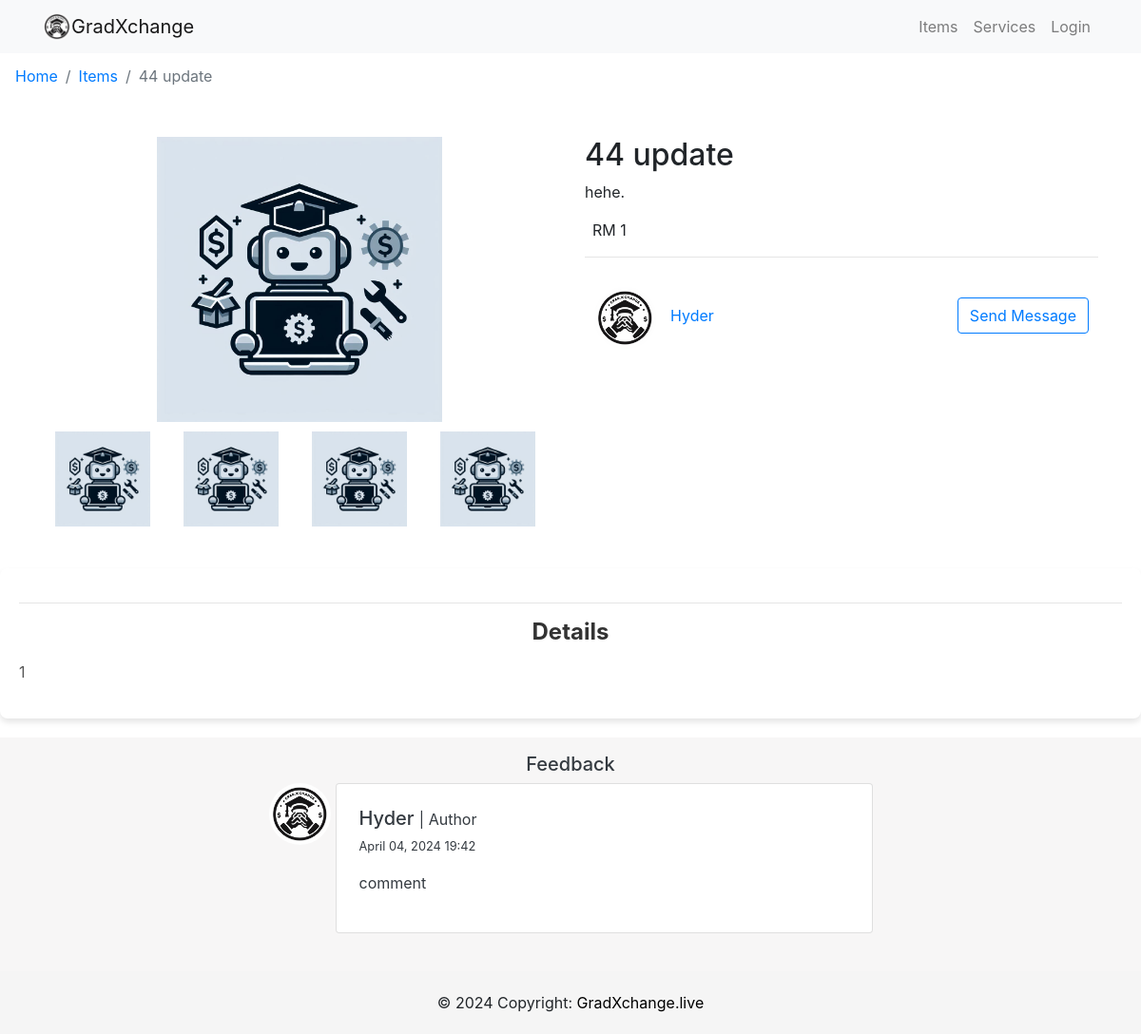
/item/33/, run on an earlier commit of the app's database.
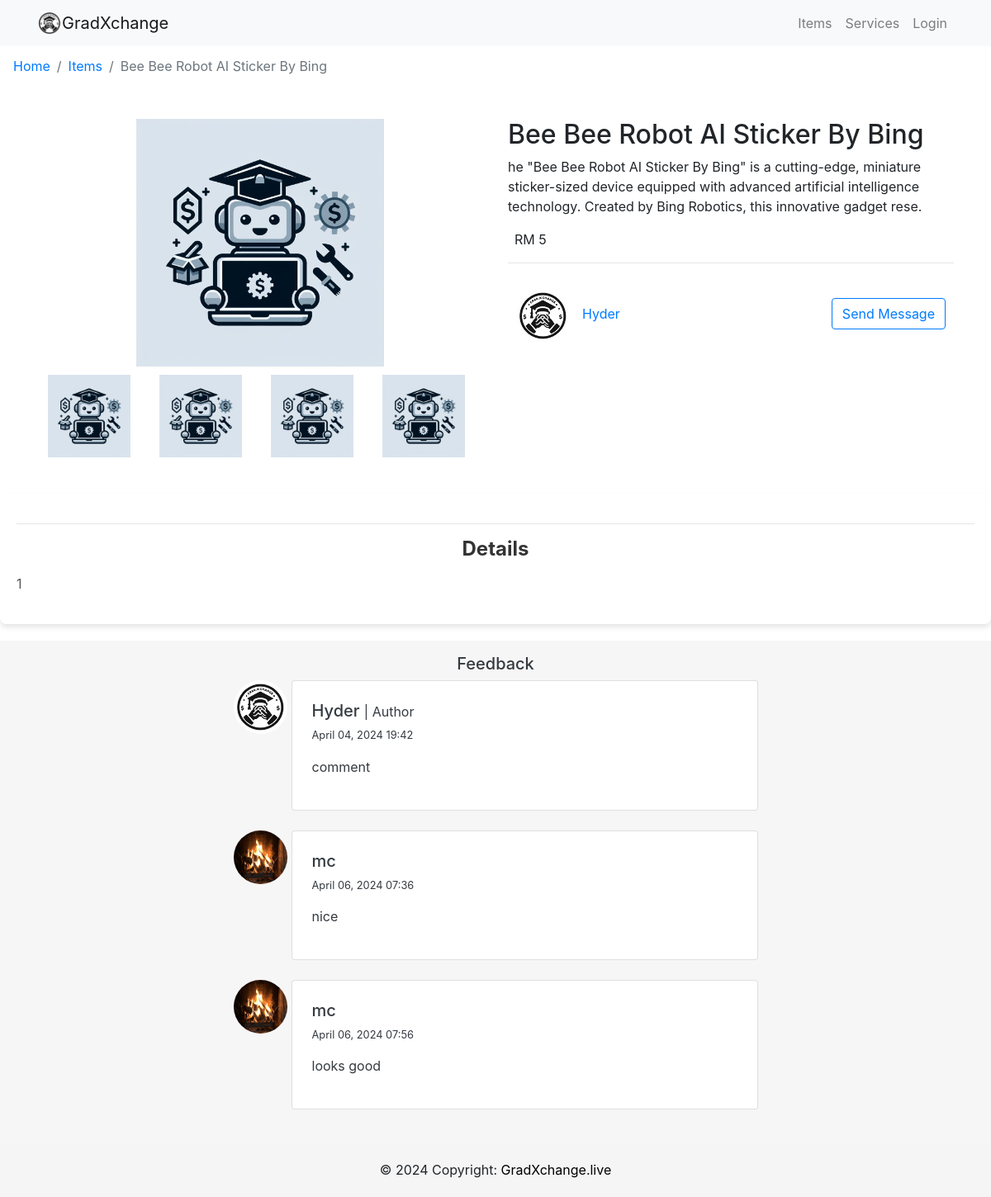
And on a later commit of the database.
### item/models.py (models this page shows, shortened)
class Item(models.Model):
    item_name = models.CharField(max_length=200)
    item_desc = models.CharField(max_length=200)
    item_detail = models.CharField(max_length=2000)
    item_price = models.IntegerField()
    item_image = models.ImageField(upload_to='images_item', default="notfound.png")
    created =  models.DateTimeField(auto_now_add=True)
    user_name = models.ForeignKey(User, on_delete=models.CASCADE,default=1)
    liked_by = models.ManyToManyField(settings.AUTH_USER_MODEL, related_name='item_liked',blank= True)

class Comment(models.Model):
    item = models.ForeignKey(Item, on_delete=models.CASCADE, related_name='comment')
    body = models.TextField() #short comments no paragraph
    created = models.DateTimeField(auto_now=True)
    commented_by = models.ForeignKey(settings.AUTH_USER_MODEL, on_delete=models.CASCADE, related_name='user_comments')
    class Meta:
        ordering = ('created',)

### users/models.py (models this page shows, shortened)
class Profile(models.Model):
    user = models.OneToOneField(User, on_delete=models.CASCADE)
    image = models.ImageField(default='profilepic.jpg', upload_to='profile_picture')
    location =models.CharField(max_length=100)
    about_me = models.CharField(max_length=200, null=True, blank=True)
    phone = models.IntegerField()

### item/views.py (the view)
# urls.py: path('<int:pk>/', views.detail, name='detail'),
def detail(request,pk):
    item = get_object_or_404(Item, pk=pk)
    if request.method == 'POST':
        comment_form = CommentForm(request.POST)
        if comment_form.is_valid():
            new_comment = comment_form.save(commit=False)
            new_comment.item = item
            new_comment.commented_by = request.user  # Ensure this is an authenticated user
            new_comment.save()
            return redirect(item.get_absolute_url())  # Redirect to the same page to show the new comment
        else:
            print(comment_form.errors)
    else:
        comment_form = CommentForm()
    item = Item.objects.get(pk=pk)
    profile_id = item.user_name.profile.pk  # This gets the profile ID of the item owner to send a message
    context = {
        'item':item,
        'comment_form': comment_form ,
        'profile_id': profile_id,
    }
    return render(request, 'item/detail.html', context)

### item/templates/item/detail.html (shortened to what this page needs)
{% extends 'users/base.html' %}
{% load static %}
{% block body %}
<nav aria-label="breadcrumb">
    <ol class="breadcrumb">
        <li class="breadcrumb-item"><a href="{% url 'home' %}">Home</a></li>
        <li class="breadcrumb-item"><a href="{% url 'item:index' %}">Items</a></li>
        <li class="breadcrumb-item active" aria-current="page">{{ item.item_name }}</li>
    </ol>
</nav>
<div class="container my-4">
    <div class="row">
        <div class="col-md-6">
            <img src="{{ item.item_image.url }}" alt="{{ item.item_name }}" class="product-image">
            <div class="thumbnails">
                <img src="{{ item.item_image.url }}" alt="Thumbnail 1" class="thumbnail">
                <img src="{{ item.item_image.url }}" alt="Thumbnail 2" class="thumbnail">
                <img src="{{ item.item_image.url }}" alt="Thumbnail 3" class="thumbnail">
                <img src="{{ item.item_image.url }}" alt="Thumbnail 4" class="thumbnail">
            </div>
        </div>
        <div class="col-md-6">
            <h2>{{ item.item_name }}</h2>
            <div>{{ item.item_desc }}.</div>
            <div class="my-3">
                <span class="ml-2">RM {{ item.item_price }}</span>
            </div>
            <hr>
            <div id="user-info-message-container">
                <img id="user-avatar" class="rounded-circle shadow-1-strong" src="{{item.user_name.profile.image.url}}"
                    alt="User Avatar" width="65" height="65">
                <span id="user-name">
                    <a href="{% url 'account' item.user_name.username %}">{{item.user_name.username }}</a>
                </span>
                {% if request.user != item.user_name %}
                <a id="send-message-btn" href="{% url 'create_message' item.user_name.profile.pk %}"
                    class="btn btn-outline-primary">Send Message</a>
                {% endif %}
            </div>
        </div>
    </div>
</div>
<section id="details-section">
    <hr>
    <h5>Details</h5>
    <p> {{ item.item_detail }}</p>
</section>
<section style="background-color: #f7f6f6;">
    <div class="container my-2 py-2 text-dark">
        <div class="row d-flex justify-content-center">
            <div class="col-md-11 col-lg-9 col-xl-7">
                <h5 class="text-center">Feedback</h5>
                {% for comment in item.comment.all %}
                <div class="d-flex flex-start mb-4">
                    <img class="rounded-circle shadow-1-strong me-3" src="{{ comment.commented_by.profile.image.url }}"
                        alt="avatar" width="65" height="65" />
                    <div class="card w-100" style="margin-left: 5px;">
                        <div class="card-body p-4">
                            {% if comment.commented_by == item.user_name %}
                            <h5>{{ comment.commented_by.username }} <small>|
                                    Author</small> </h5>
                            {% else %}
                            <h5>{{ comment.commented_by.username }}</h5>
                            {% endif %}
                            <p class="small">{{ comment.created|date:"F d, Y H:i" }}</p>
                            <p>{{ comment.body }}</p>
                        </div>
                    </div>
                </div>
                {% endfor %}
            </div>
        </div>
    </div>
</section>
{% endblock %}

### users/templates/users/base.html (shortened to what this page needs)
{% load static %}
<!DOCTYPE html>
<html lang="en">
<head>
    <link rel="stylesheet" href="https://cdn.jsdelivr.net/npm/bootstrap@4.0.0/dist/css/bootstrap.min.css"
>
    <link rel="stylesheet" href="{% static 'css/style.css' %}">
</head>
<body>
    <nav class="navbar navbar-expand-lg navbar-light bg-light">
        <div class="container">
            <a class="navbar-brand" href="{%url 'home' %}"> <img src="{% static 'pictures/logogxc.jpg' %}" width="30"
                    height="30" class="d-inline-block align-top" style="border-radius: 50%;" alt="">GradXchange </a>
            <div class="collapse navbar-collapse" id="navbarSupportedContent">
                <ul class="navbar-nav ml-auto">
                    <li class="nav-item">
                        <a class="nav-link" href="{% url 'item:index' %}">Items</a>
                    </li>
                    <li class="nav-item">
                        <a class="nav-link" href="{% url 'service:index' %}">Services</a>
                    </li>
                    {% if user.is_authenticated %}
                    <li class="nav-item">
                        <a class="nav-link " href="{% url 'inbox' %}">Message</a>
                    </li>
                    <li class="nav-item">
                        <a class="nav-link" href="{% url 'account' request.user.username %}">Account</a>
                    </li>
                    <li class="nav-item">
                        <form id="logout-form" action="{% url 'logout' %}" method="post" style="display: none;">
                            {% csrf_token %}
                        </form>
                        <a href="#" class="nav-link"
                            onclick="document.getElementById('logout-form').submit(); return false;">Logout</a>
                    </li>
                    {% else %}
                    <li class="nav-item">
                        <a class="nav-link" href="{% url 'login' %}">Login</a>
                    </li>
                    {% endif %}
                </ul>
            </div>
    </nav>
    {% block body %}
    {% endblock %}
    <footer class="footer">
        <div class="text-center p-3">
            © 2024 Copyright:
            <a class="text-body" href="#" style="color: black;">GradXchange.live</a>
        </div>
    </footer>
</body>
</html>

### static/css/style.css (style rules this page uses)
html, body { height: 100%; margin: 0; padding: 0; }
body { display: flex; flex-direction: column; }
.footer { background-color: whitesmoke; text-align: center; padding: 5px 0; margin-top: auto; }
.breadcrumb { background-color: #fff; }
.product-image { width: 100%; height: 300px; object-fit: contain; margin-bottom: 10px; }
.thumbnails { display: flex; justify-content: start; gap: 10px; }
.thumbnail { width: calc( 25% - 10px ); height: 100px; object-fit: contain; cursor: pointer; }
#user-info-message-container { display: flex; align-items: center; justify-content: space-between; padding: 10px; }
#user-avatar { flex-shrink: 0; }
#user-name { margin-left: 15px; margin-right: auto; }
#send-message-btn { white-space: nowrap; }
#details-section { padding: 20px; border-radius: 8px; box-shadow: 0 4px 6px rgba(0, 0, 0, 0.1); margin: 20px 0; }
#details-section h5 { color: #333; text-align: center; margin-bottom: 15px; font-size: 24px; font-weight: bold; }
#details-section p { color: #555; font-size: 16px; line-height: 1.6; text-align: justify; }
#user-avatar { margin-top: 5px; }

What changed in the data, as far as the page shows it:
changed Item "Hyder": item_name "44 update" → "Bee Bee Robot AI Sticker By Bing"; item_desc "hehe" → "he \"Bee Bee Robot AI Sticker By Bing\" is a cutting-edge, miniature sticker-sized device equipped with advanced artificial intelligence technology. Created by Bing Robotics, this innovative gadget rese"; item_price "1" → "5"
added Comment: commented_by.profile.image (picture), commented_by.username "mc", created "April 06, 2024 07:36", body "nice"
added Comment: commented_by.profile.image (picture), commented_by.username "mc", created "April 06, 2024 07:56", body "looks good"
